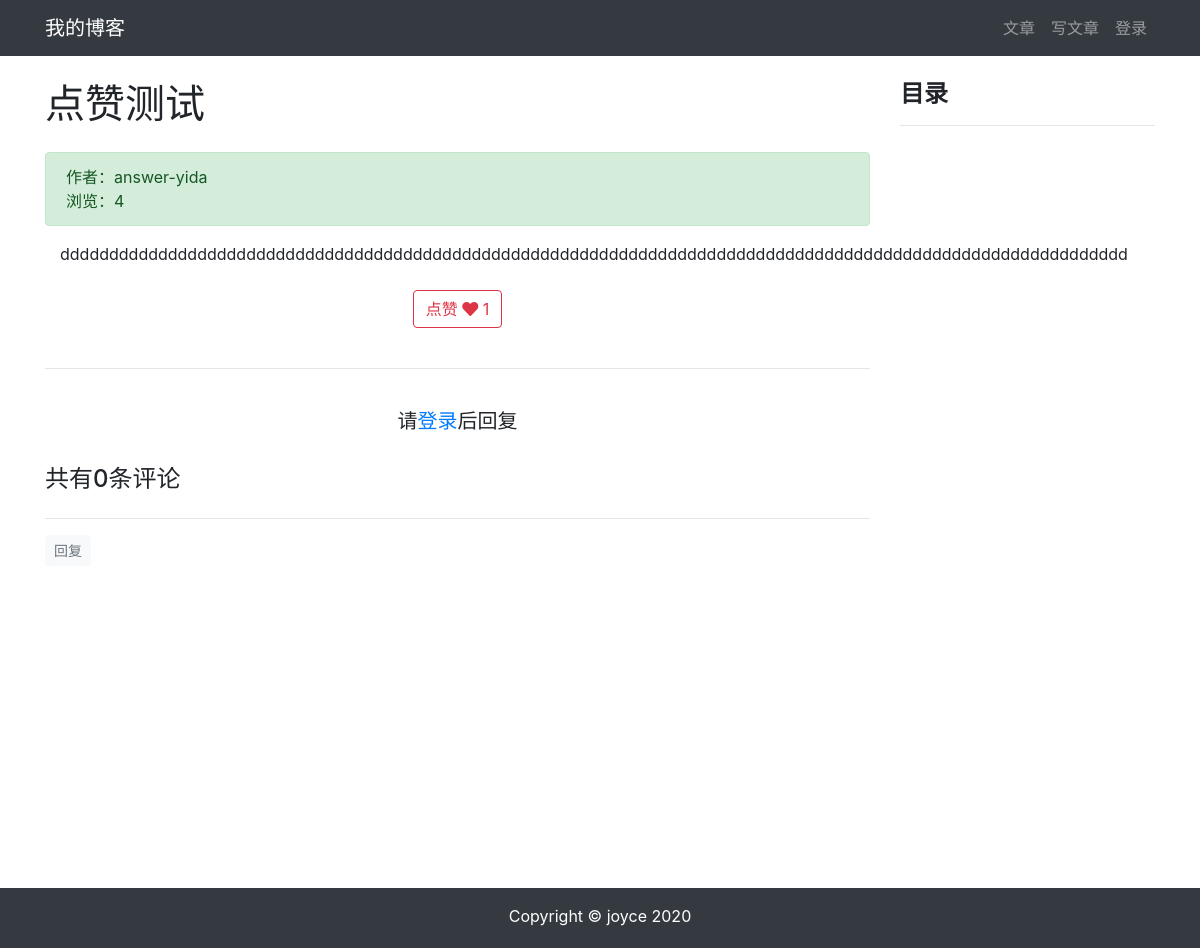
The app's page /article/article-detail/22/ with its own data.
### article/models.py (models this page shows, shortened)
class ArticlePost(models.Model):
    author = models.ForeignKey(User,on_delete=models.CASCADE)
    title = models.CharField(max_length=100)
    body = models.TextField()
    tags = TaggableManager(blank=True)
    created = models.DateTimeField(default=timezone.now)
    update = models.DateTimeField(auto_now=True)
    likes = models.PositiveIntegerField(default=0)
    avatar = models.ImageField(upload_to='article/%Y%m%d/',blank=True)
    def save(self,*args,**kwargs):
        article = super(ArticlePost,self).save(*args,**kwargs)
        return article
    total_views = models.PositiveSmallIntegerField(default=0)
    column = models.ForeignKey(
        ArticleColumn,
        null=True,
        blank=True,
        on_delete=models.CASCADE,
        related_name='article'
    )
    class Meta:
        ordering = ('-created',)

### article/views.py (the view)
# urls.py: path('article-detail/<int:id>/',views.article_detail,name='article_detail'),
def article_detail(request,id):
    article = get_object_or_404(models.ArticlePost, id=id)
    comments = Comment.objects.filter(article=id)
    article.total_views += 1
    article.save(update_fields=['total_views'])
    md = markdown.Markdown(
        extensions = [
            'markdown.extensions.extra',
            'markdown.extensions.codehilite',
            'markdown.extensions.toc',
        ]
    )
    article.body = md.convert(article.body)
    comment_form = CommentForm()
    context = { 'article': article, 'toc': md.toc, 'comments': comments,
                'comment_form':comment_form,
                }
    return  render(request,'article/detail.html',context)

### templates/article/detail.html (shortened to what this page needs)
{% extends "base.html" %}
{% load static %}
{% block content %}
<link rel="stylesheet" href="{% static 'ckeditor/ckeditor/plugins/prism/lib/prism/prism.css' %}">
<div class="container">
    <div class="row">
        <div class="col-9">
            <h1 class="mt-4 mb-4">{{ article.title }}</h1>
            <div class="alert alert-success">
                <div>
                    作者：{{ article.author }}
                </div>
                <div>
                    浏览：{{ article.total_views }}
                </div>
            </div>
            <div class="col-12">
                <p>{{ article.body|safe }}</p>
            </div>
            <div style="text-align:center;" class="mt-4">
                <button class="btn btn-outline-danger"
                        type="button"
                        onclick="validate_is_like(
                                '{% url 'article:increase_likes' article.id %}',
                                {{ article.id }},
                                {{ article.likes }}
                            )"
                >
                    <span>点赞</span>
                    <span>
                        <i class="fas fa-heart"></i>
                    </span>
                    <span id="likes_number">
                        {{ article.likes }}
                    </span>
                </button>
            </div>
            <br>
            <hr>
            {% if user.is_authenticated %}
                <div>
                    <form
                        action="{% url 'comment:post_comment' article.id %}"
                        method="POST"
                    >
                    {% csrf_token %}
                        <div class="form-group">
                            <label for="body">
                                <strong>
                                    我也要发言：
                                </strong>
                            </label>
                            <div>
                                {{ comment_form.media }}
                                {{ comment_form.body }}
                            </div>
                        </div>
                        <button type="submit" class="btn btn-primary ">发送</button>
                    </form>
                </div>
                <br>
            {% else %}
                <br>
                <h5 class="row justify-content-center">
                    请<a href="{% url 'userprofile:login' %}">登录</a>后回复
                </h5>
                <br>
            {% endif %}
            {% load mptt_tags %}
            <h4>共有{{ comments.count }}条评论</h4>
            <div class="row">
                {% recursetree comments %}
                    {% with comment=node %}
                        <div class="{% if comment.reply_to %}
                                    offset-1 col-11
                                    {% else %}
                                    col-12
                                    {% endif %}"
                            id="comment_elem_{{ comment.id }}"
                        >
                            <hr>
                            <div>
                                {% if user.is_authenticated %}
                                    <button type="button"
                                            class="btn btn-light btn-sm text-muted"
                                            onclick="load_modal({{ article.id }}, {{ comment.id }})"
                                    >
                                        回复
                                    </button>
                                {% else %}
                                    <a class="btn btn-light btn-sm text-muted"
                                        href="{% url 'userprofile:login' %}"
                                    >
                                        回复
                                    </a>
                                {% endif %}
                            </div>
                        </div>
                    {% endwith %}
                {% endrecursetree %}
            </div>
        </div>
        <div class="col-3 mt-4" id="sidebar" class="sidebar">
            <div class="sidebar__inner">
                <h4><strong>目录</strong></h4>
                <hr>
            </div>
        </div>
    </div>
</div>
{% endblock content %}

### templates/article/detail.html (style rules this page uses)
.sidebar__inner { transform: translate(0, 0); transform: translate3d(0, 0, 0); will-change: position, transform; }

### templates/base.html (style rules this page uses)
html, body { height: 100%; margin: 0; }

### records on screen
ArticlePost: title "点赞测试", author "answer-yida", total_views "4", body "ddddddddddddddddddddddddddddddddddddddddddddddddddddddddddddddddddddddddddddddddddddddddddddddddddddddddddddd", likes "1"

### other values on screen
{{ comments.count }} "0"
